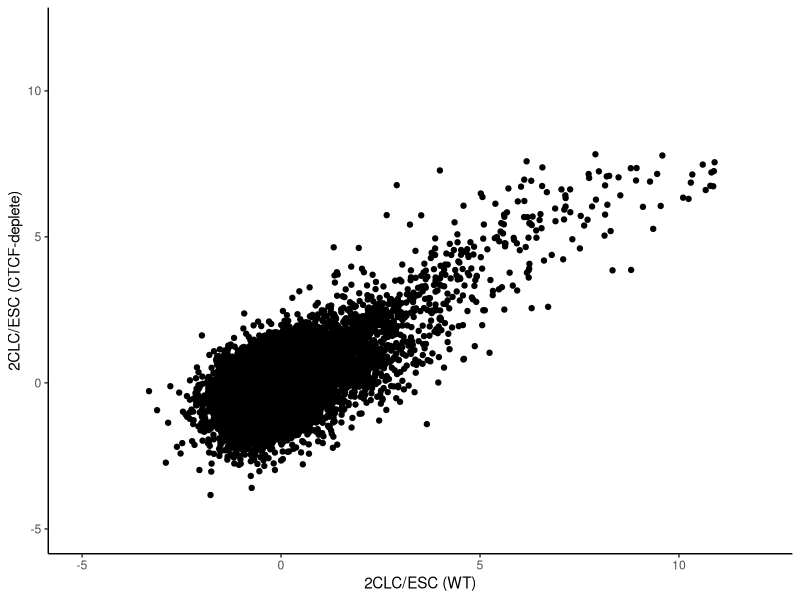
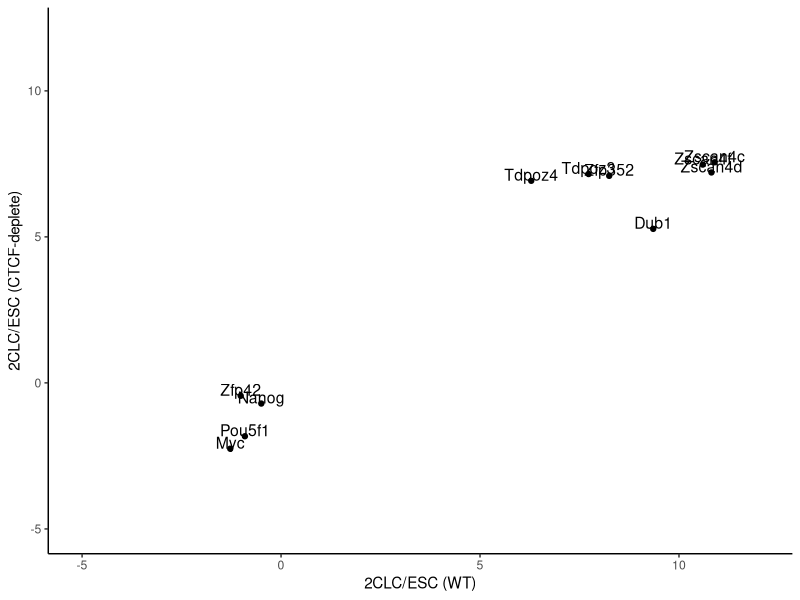

Generate these figures, in order, with R:
x1 <- read.table("Allgenes.txt")
x2 <- read.table("Allgenes_CTCF.txt")

x1$Gene <- rownames(x1)
x2$Gene <- rownames(x2)
x3 <- merge(x1[,c("Gene","FC")],x2[,c("Gene","FC")],by="Gene")

library(ggplot2)
g <- ggplot(x3, aes(x=(FC.x), y=(FC.y))) + geom_point() + theme(legend.position = "none") + scale_y_continuous(limits = c(-5,12)) + scale_x_continuous(limits = c(-5,12))
g <- g  + ylab("2CLC/ESC (CTCF-deplete)") + xlab("2CLC/ESC (WT)") #+ geom_abline(intercept=log2(1),slope=1,colour="#990000", linetype="dashed")
g + theme_classic()+ theme(legend.position = "none")

cor.test(x3$FC.x,x3$FC.y,method = "pearson")   #cor = 0.7465889   p-value < 2.2e-16



highlight <- c("Dub1",
               "Zscan4f",
               "Zscan4c",
               "Zscan4d",
               "Tdpoz3",
               "Tdpoz4",
               "Zfp352",
               "Pou5f1","Nanog","Myc","Zfp42")

table1_in <- x3[(x3$Gene) %in% highlight,]
table1_in$PNAME <- (table1_in$Gene)

table1_nin <- x3[!(x3$Gene) %in% highlight,]
table1_nin$PNAME <- ""

x3 <- rbind(table1_in,table1_nin)

library(ggplot2)
g <- ggplot(table1_in, aes(x=(FC.x), y=(FC.y))) + geom_point()  + theme(legend.position = "none") + scale_y_continuous(limits = c(-5,12)) + scale_x_continuous(limits = c(-5,12))
g <- g  + ylab("2CLC/ESC (CTCF-deplete)") + xlab("2CLC/ESC (WT)") 
g <- g + geom_text(aes(label=PNAME), size=4, vjust = 0)  
g + theme_classic()+ theme(legend.position = "none")


